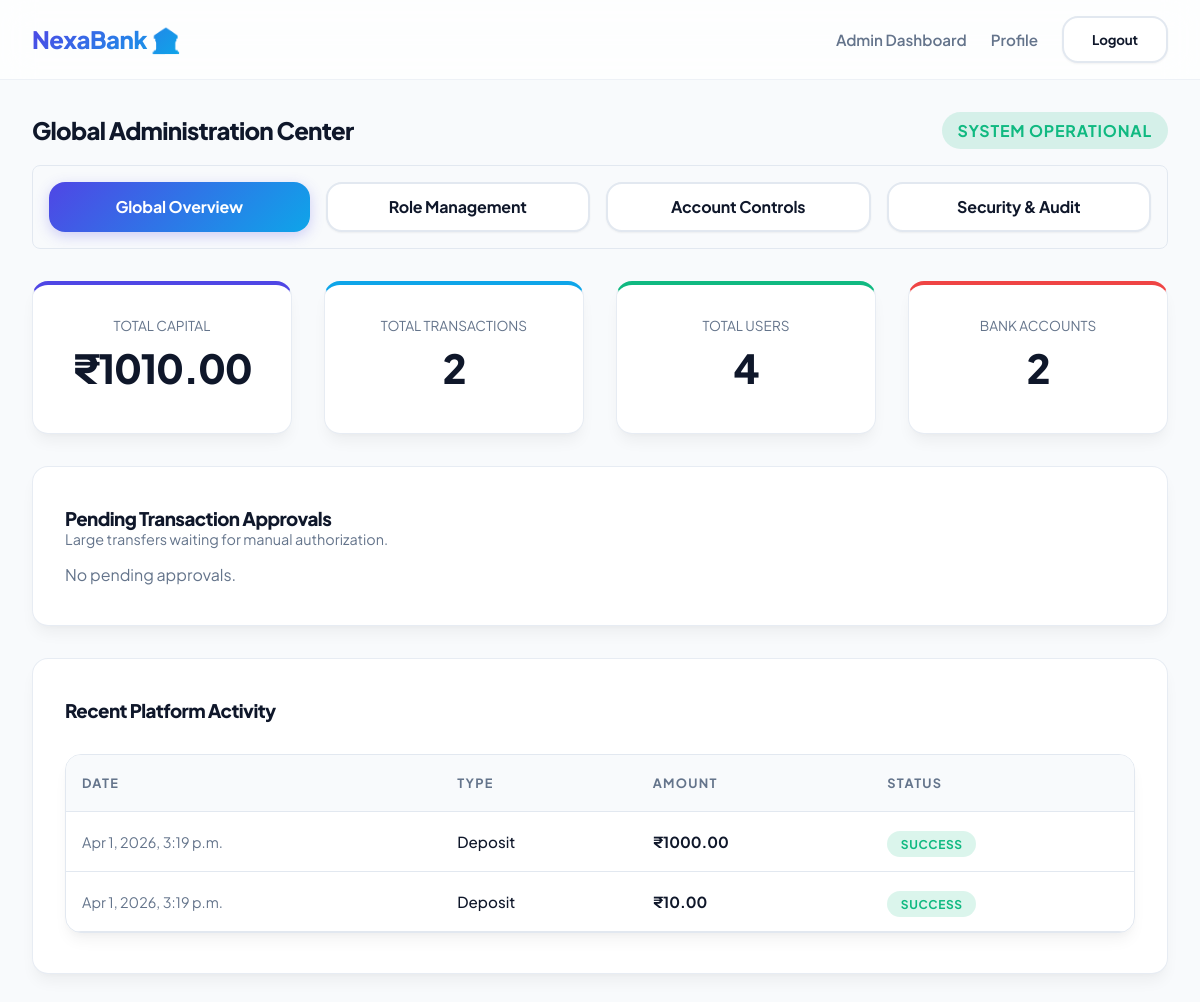
Page /dashboard/admin/ (signed in) on the earlier database version.
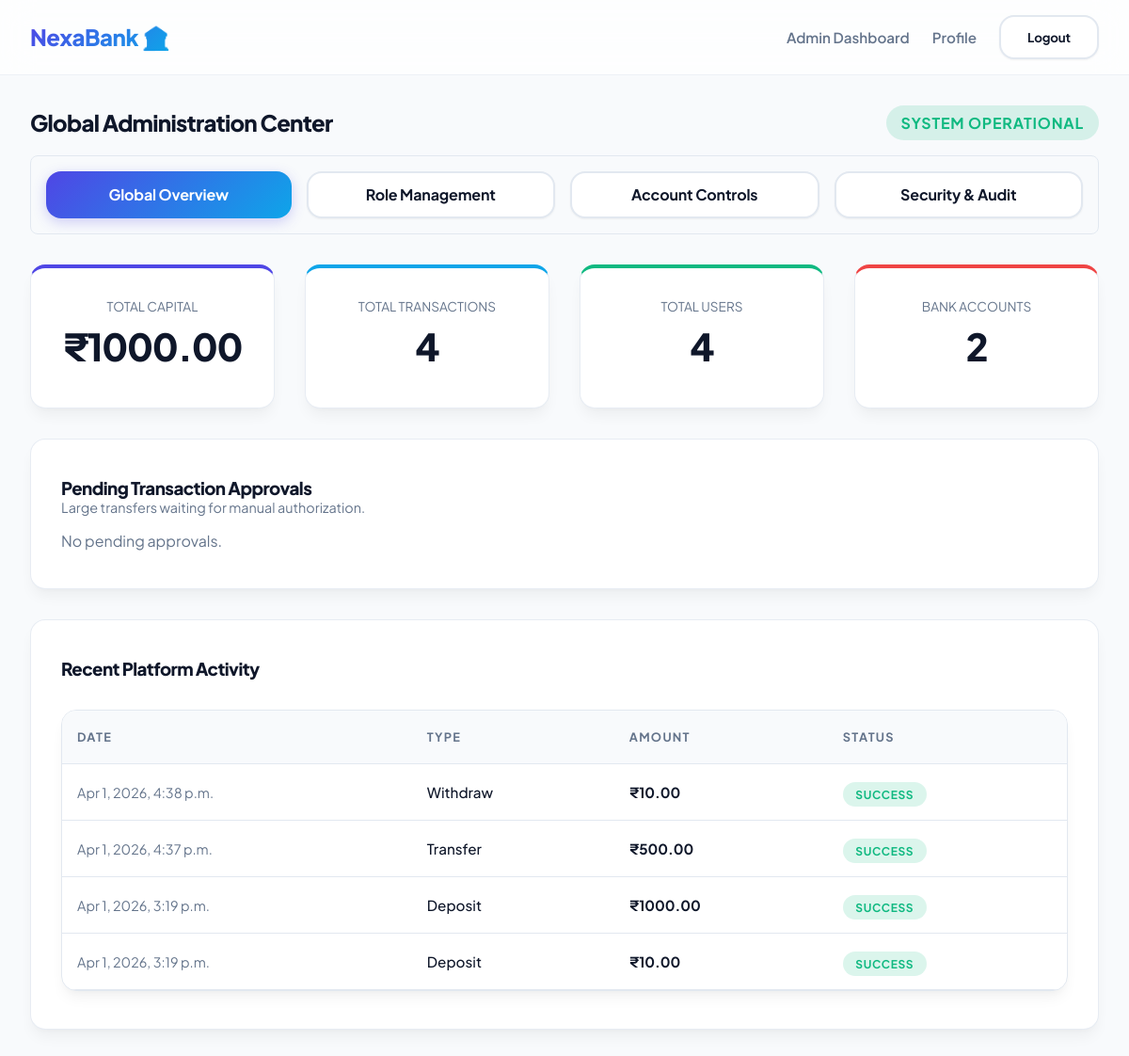
Same page on the later database version.
### apps/transactions/models.py (models this page shows, shortened)
class Transaction(models.Model):
    TRANSACTION_TYPES = (
        ('DEPOSIT', 'Deposit'),
        ('WITHDRAW', 'Withdraw'),
        ('TRANSFER', 'Transfer'),
    )
    TRANSACTION_STATUS = (
        ('SUCCESS', 'Success'),
        ('FAILED', 'Failed'),
        ('PENDING', 'Pending'),
        ('PENDING_APPROVAL', 'Pending Approval'),
    )
    from_account = models.ForeignKey(BankAccount, on_delete=models.SET_NULL, null=True, blank=True, related_name='outgoing_transactions')
    to_account = models.ForeignKey(BankAccount, on_delete=models.SET_NULL, null=True, blank=True, related_name='incoming_transactions')
    amount = models.DecimalField(max_digits=12, decimal_places=2)
    type = models.CharField(max_length=15, choices=TRANSACTION_TYPES)
    status = models.CharField(max_length=20, choices=TRANSACTION_STATUS, default='PENDING')
    is_flagged = models.BooleanField(default=False)
    flag_reason = models.CharField(max_length=255, null=True, blank=True)
    timestamp = models.DateTimeField(auto_now_add=True)

### apps/dashboard/views.py (the view)
# urls.py: path('admin/', views.admin_dashboard_view, name='admin'),
@login_required
@role_required('ADMIN')
def admin_dashboard_view(request):
    total_accounts = BankAccount.objects.count()
    total_transactions = Transaction.objects.count()
    total_users = CustomUser.objects.count()
    total_capital = BankAccount.objects.aggregate(total=Sum('balance'))['total'] or 0
    recent_transactions = Transaction.objects.all().order_by('-timestamp')[:10]
    pending_transactions = Transaction.objects.filter(status='PENDING_APPROVAL').order_by('-timestamp')
    return render(request, 'dashboard/admin_overview.html', {
        'total_accounts': total_accounts,
        'total_transactions': total_transactions,
        'total_users': total_users,
        'total_capital': total_capital,
        'recent_transactions': recent_transactions,
        'pending_transactions': pending_transactions,
    })

### apps/dashboard/templates/dashboard/admin_overview.html (shortened to what the changed rows need)
{% extends 'base.html' %}
{% block content %}
<div style="display: flex; justify-content: space-between; align-items: center; margin-bottom: 1rem;">
    <h2>Global Administration Center</h2>
</div>
<div class="dashboard-grid" style="grid-template-columns: repeat(4, 1fr);">
    <div class="card" style="text-align: center; padding: 2rem 1rem; border-top: 4px solid var(--primary);">
        <p style="color: var(--text-muted); font-size: 0.85rem; text-transform: uppercase;">Total Capital</p>
        <h2 style="font-size: 2.5rem; margin: 0.5rem 0;">₹{{ total_capital|floatformat:2 }}</h2>
    </div>
    <div class="card" style="text-align: center; padding: 2rem 1rem; border-top: 4px solid var(--secondary);">
        <p style="color: var(--text-muted); font-size: 0.85rem; text-transform: uppercase;">Total Transactions</p>
        <h2 style="font-size: 2.5rem; margin: 0.5rem 0;">{{ total_transactions }}</h2>
    </div>
    <div class="card" style="text-align: center; padding: 2rem 1rem; border-top: 4px solid var(--success);">
        <h2 style="font-size: 2.5rem; margin: 0.5rem 0;">{{ total_users }}</h2>
    </div>
    <div class="card" style="text-align: center; padding: 2rem 1rem; border-top: 4px solid var(--danger);">
        <h2 style="font-size: 2.5rem; margin: 0.5rem 0;">{{ total_accounts }}</h2>
    </div>
</div>
<div class="dashboard-grid" style="grid-template-columns: 1fr; margin-top: 2rem; gap: 2rem;">
    <div class="card">
        {% if recent_transactions %}
        <div class="table-container">
            <table>
                <thead>
                    <tr>
                        <th>Date</th>
                        <th>Type</th>
                        <th>Amount</th>
                        <th>Status</th>
                    </tr>
                </thead>
                <tbody>
                    {% for tx in recent_transactions %}
                    <tr>
                        <td style="color: var(--text-muted); font-size: 0.9rem;">{{ tx.timestamp|date:"M j, Y, g:i a" }}</td>
                        <td style="font-weight: 500;">{{ tx.get_type_display }}</td>
                        <td style="font-weight: 700;">₹{{ tx.amount }}</td>
                        <td>
                            <span class="badge {% if tx.status == 'SUCCESS' %}badge-success{% elif tx.status == 'PENDING_APPROVAL' %}badge-pending{% else %}badge-failed{% endif %}">
                                {{ tx.status }}
                            </span>
                        </td>
                    </tr>
                    {% endfor %}
                </tbody>
            </table>
        </div>
        {% else %}
        <p style="color: var(--text-muted);">No activity recorded yet.</p>
        {% endif %}
    </div>
</div>
{% endblock %}

Differences in the rows shown:
added Transaction: timestamp "Apr 1, 2026, 4:38 p.m.", type "Withdraw", amount "10.00", status "SUCCESS"
added Transaction: timestamp "Apr 1, 2026, 4:37 p.m.", type "Transfer", amount "500.00", status "SUCCESS"
Other differences:
{{ total_capital|floatformat:2 }}: "1010.00" → "1000.00"
{{ total_transactions }}: "2" → "4"
